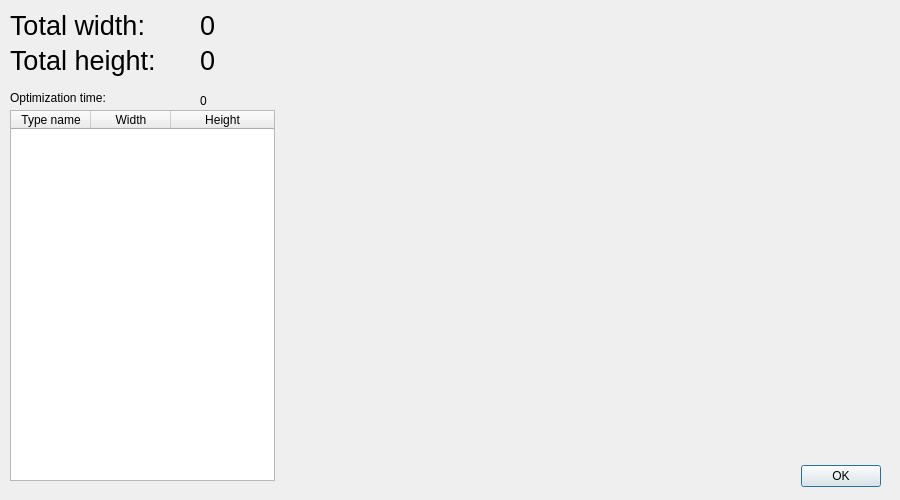
<?xml version="1.0" encoding="UTF-8"?>
<ui version="4.0">
 <class>ResultDialog</class>
 <widget class="QDialog" name="ResultDialog">
  <property name="geometry">
   <rect>
    <x>0</x>
    <y>0</y>
    <width>900</width>
    <height>500</height>
   </rect>
  </property>
  <property name="minimumSize">
   <size>
    <width>900</width>
    <height>500</height>
   </size>
  </property>
  <property name="maximumSize">
   <size>
    <width>900</width>
    <height>500</height>
   </size>
  </property>
  <property name="windowTitle">
   <string>Dialog</string>
  </property>
  <widget class="QDialogButtonBox" name="buttonBox">
   <property name="geometry">
    <rect>
     <x>800</x>
     <y>460</y>
     <width>81</width>
     <height>32</height>
    </rect>
   </property>
   <property name="orientation">
    <enum>Qt::Horizontal</enum>
   </property>
   <property name="standardButtons">
    <set>QDialogButtonBox::Ok</set>
   </property>
   <property name="centerButtons">
    <bool>false</bool>
   </property>
  </widget>
  <widget class="QLabel" name="label">
   <property name="geometry">
    <rect>
     <x>10</x>
     <y>10</y>
     <width>151</width>
     <height>31</height>
    </rect>
   </property>
   <property name="font">
    <font>
     <pointsize>20</pointsize>
    </font>
   </property>
   <property name="text">
    <string>Total width:</string>
   </property>
  </widget>
  <widget class="QLabel" name="label_2">
   <property name="geometry">
    <rect>
     <x>10</x>
     <y>40</y>
     <width>161</width>
     <height>41</height>
    </rect>
   </property>
   <property name="font">
    <font>
     <pointsize>20</pointsize>
    </font>
   </property>
   <property name="text">
    <string>Total height:</string>
   </property>
  </widget>
  <widget class="QLabel" name="width_info">
   <property name="geometry">
    <rect>
     <x>200</x>
     <y>10</y>
     <width>91</width>
     <height>31</height>
    </rect>
   </property>
   <property name="font">
    <font>
     <pointsize>20</pointsize>
    </font>
   </property>
   <property name="text">
    <string>0</string>
   </property>
  </widget>
  <widget class="QLabel" name="height_info">
   <property name="geometry">
    <rect>
     <x>200</x>
     <y>40</y>
     <width>91</width>
     <height>41</height>
    </rect>
   </property>
   <property name="font">
    <font>
     <pointsize>20</pointsize>
    </font>
   </property>
   <property name="text">
    <string>0</string>
   </property>
  </widget>
  <widget class="QTableWidget" name="typeTable">
   <property name="geometry">
    <rect>
     <x>10</x>
     <y>110</y>
     <width>265</width>
     <height>371</height>
    </rect>
   </property>
   <property name="sizePolicy">
    <sizepolicy hsizetype="Preferred" vsizetype="Preferred">
     <horstretch>0</horstretch>
     <verstretch>0</verstretch>
    </sizepolicy>
   </property>
   <property name="minimumSize">
    <size>
     <width>265</width>
     <height>180</height>
    </size>
   </property>
   <property name="maximumSize">
    <size>
     <width>265</width>
     <height>16777215</height>
    </size>
   </property>
   <property name="horizontalScrollBarPolicy">
    <enum>Qt::ScrollBarAlwaysOff</enum>
   </property>
   <property name="editTriggers">
    <set>QAbstractItemView::NoEditTriggers</set>
   </property>
   <attribute name="horizontalHeaderCascadingSectionResizes">
    <bool>false</bool>
   </attribute>
   <attribute name="horizontalHeaderMinimumSectionSize">
    <number>50</number>
   </attribute>
   <attribute name="horizontalHeaderDefaultSectionSize">
    <number>80</number>
   </attribute>
   <attribute name="horizontalHeaderShowSortIndicator" stdset="0">
    <bool>false</bool>
   </attribute>
   <attribute name="horizontalHeaderStretchLastSection">
    <bool>true</bool>
   </attribute>
   <column>
    <property name="text">
     <string>Type name</string>
    </property>
   </column>
   <column>
    <property name="text">
     <string>Width</string>
    </property>
   </column>
   <column>
    <property name="text">
     <string>Height</string>
    </property>
   </column>
  </widget>
  <widget class="QLabel" name="label_3">
   <property name="geometry">
    <rect>
     <x>10</x>
     <y>90</y>
     <width>101</width>
     <height>16</height>
    </rect>
   </property>
   <property name="text">
    <string>Optimization time:</string>
   </property>
  </widget>
  <widget class="QLabel" name="time_info">
   <property name="geometry">
    <rect>
     <x>200</x>
     <y>90</y>
     <width>71</width>
     <height>21</height>
    </rect>
   </property>
   <property name="font">
    <font>
     <pointsize>9</pointsize>
    </font>
   </property>
   <property name="text">
    <string>0</string>
   </property>
  </widget>
  <widget class="ConfigurationPlane" name="renderingArea" native="true">
   <property name="geometry">
    <rect>
     <x>290</x>
     <y>30</y>
     <width>591</width>
     <height>421</height>
    </rect>
   </property>
  </widget>
 </widget>
 <customwidgets>
  <customwidget>
   <class>ConfigurationPlane</class>
   <extends>QWidget</extends>
   <header>UI/Visualizer/configurationPlane.h</header>
   <container>1</container>
  </customwidget>
 </customwidgets>
 <resources/>
 <connections>
  <connection>
   <sender>buttonBox</sender>
   <signal>accepted()</signal>
   <receiver>ResultDialog</receiver>
   <slot>accept()</slot>
   <hints>
    <hint type="sourcelabel">
     <x>248</x>
     <y>254</y>
    </hint>
    <hint type="destinationlabel">
     <x>157</x>
     <y>274</y>
    </hint>
   </hints>
  </connection>
  <connection>
   <sender>buttonBox</sender>
   <signal>rejected()</signal>
   <receiver>ResultDialog</receiver>
   <slot>reject()</slot>
   <hints>
    <hint type="sourcelabel">
     <x>316</x>
     <y>260</y>
    </hint>
    <hint type="destinationlabel">
     <x>286</x>
     <y>274</y>
    </hint>
   </hints>
  </connection>
 </connections>
</ui>
